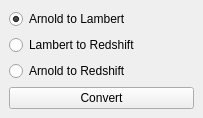
<?xml version="1.0" encoding="UTF-8"?>
<ui version="4.0">
 <class>MainWindow</class>
 <widget class="QMainWindow" name="MainWindow">
  <property name="geometry">
   <rect>
    <x>0</x>
    <y>0</y>
    <width>203</width>
    <height>113</height>
   </rect>
  </property>
  <property name="windowTitle">
   <string>To Redshift</string>
  </property>
  <widget class="QWidget" name="centralwidget">
   <layout class="QVBoxLayout" name="verticalLayout">
    <item>
     <widget class="QRadioButton" name="arnoldToLambertButton">
      <property name="text">
       <string>Arnold to Lambert</string>
      </property>
      <property name="checked">
       <bool>true</bool>
      </property>
     </widget>
    </item>
    <item>
     <widget class="QRadioButton" name="lambertToRedshiftButton">
      <property name="text">
       <string>Lambert to Redshift</string>
      </property>
     </widget>
    </item>
    <item>
     <widget class="QRadioButton" name="arnoldToRedshiftButton">
      <property name="text">
       <string>Arnold to Redshift</string>
      </property>
     </widget>
    </item>
    <item>
     <widget class="QPushButton" name="pushButton">
      <property name="text">
       <string>Convert</string>
      </property>
     </widget>
    </item>
   </layout>
  </widget>
 </widget>
 <resources/>
 <connections/>
</ui>
